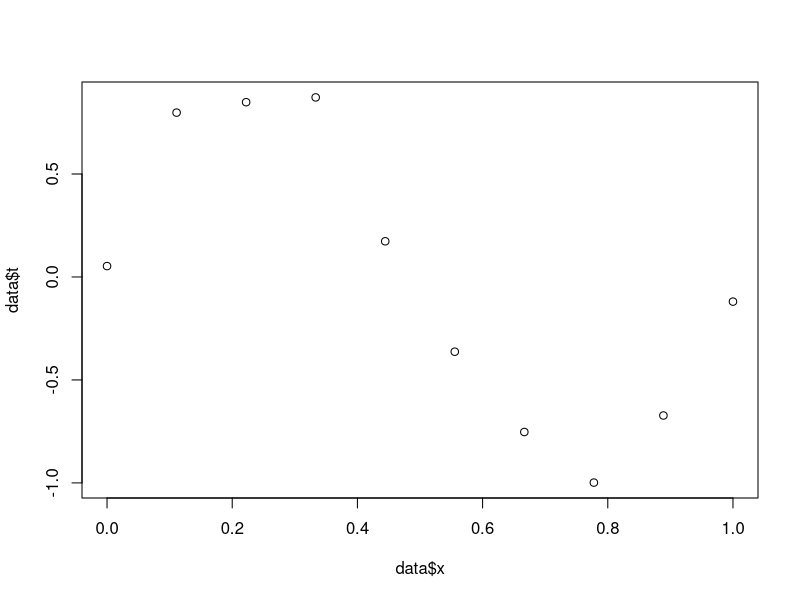
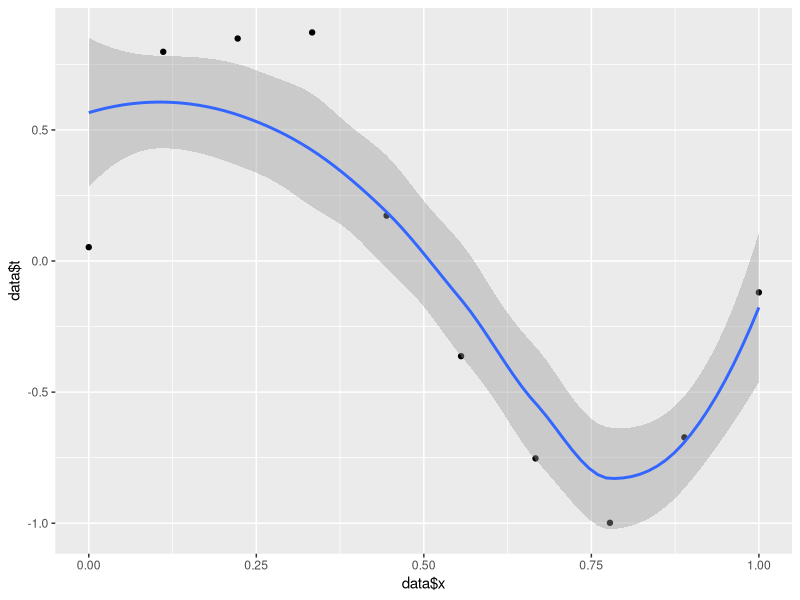
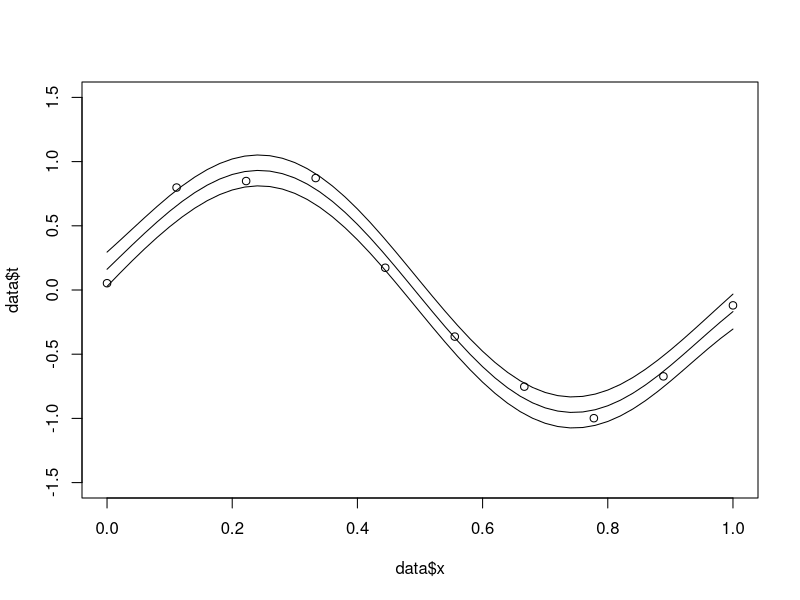
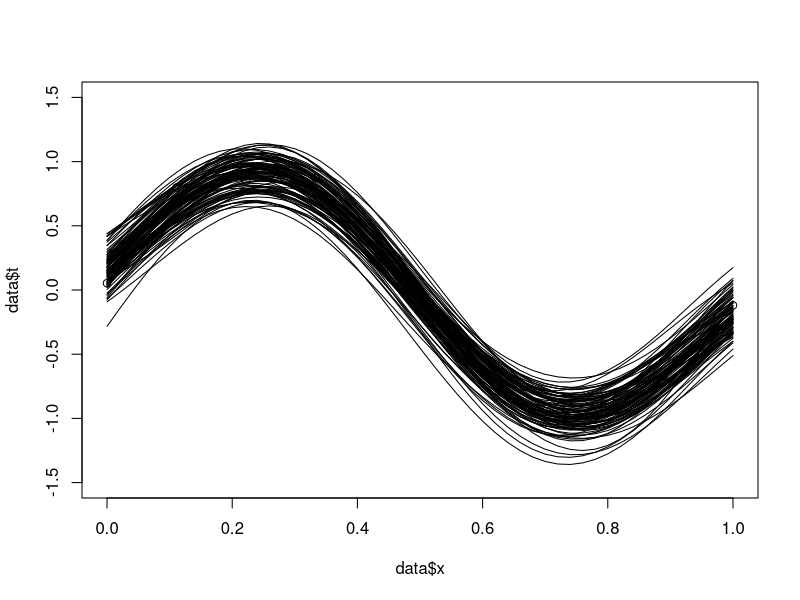
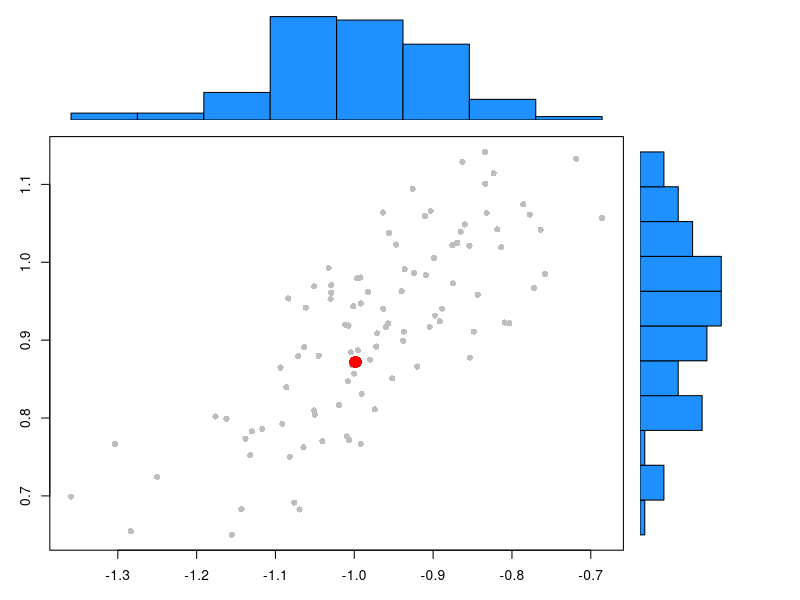

Recreate these plots in R, in order.
## ---- chunk 1
library(MASS)
data <- read.table("curve_data.txt")

plot(data$x, data$t)

phix <- function(x, M, option) {
  phi <- rep(0,M)
  if (option == "poly") {
    for (i in 0:(M)) {
      phi[i+1] <- x**i
    }
  }
  if (option == "Gauss") {
    phi[1] = 1
    for (i in 1:(M)) { 
      phi[i+1] <- exp(-((x-i/(M-1))**2)/0.1)
    }
    
  }
  phi
}


post.params <- function(data, M, option, delta, q) {
  # Q = D + qPhiTPhi
  # wbayes = Q-1(qPhiTt + Dmu)
  
  phi = phix(data$x[1],M, option)
  for (i in 2:length(data$x)) {
    phi_ <- phix(data$x[i], M, option)
    phi = rbind(phi, phi_)  
  }
  
  Q = diag(delta,M+1) + q*t(phi)%*%phi
  #lambda = delta/q
  w = solve(Q)%*%(q*t(phi)%*%data$t) 
  t <- phi%*%w
  return(list(Q,w,t))
}

answer <- post.params(data, 9, "poly", 2.0, (1/0.1)**2)

that <- answer[[3]]

library(ggplot2)

p <- ggplot(cbind(data,that), aes(x=data$x, y=data$t)) + geom_point()
p + stat_smooth(method = "loess", formula = that ~ x, size = 1)

dev.off()

x <- seq(0,1,1/1000)

precisionBayes <- function(x) {
  
  precision_w <- post.params(data, 9, "Gauss", 1, (1/0.1)**2)
  
  phi = phix(x[1],9, "Gauss")
  for (i in 2:length(x)) {
    phi_ <- phix(x[i], 9, "Gauss")
    phi = rbind(phi, phi_)  
  }
  
  Qbayes <- precision_w[[1]]
  
  mean = phi%*%precision_w[[2]]
  diagonal_matrix <- phi%*%solve(Qbayes)%*%t(phi)+1/((1/0.1)**2)
  var <- diag(diagonal_matrix)
  sd = sqrt(var)
  
  return(list(mean, sd, diagonal_matrix, phi))
  
}

mean <- precisionBayes(x)[[1]]
sd <- precisionBayes(x)[[2]]
diagonal_matrix <- precisionBayes(x)[[3]]
phi <- precisionBayes(x)[[4]]

upper_bound <- mean + sd
lower_bound <- mean - sd

bayes_data <- as.data.frame(cbind(mean, upper_bound, lower_bound, x)) 

#plot_bayes <- ggplot(bayes_data, aes(x = x, y = mean)) + geom_point()
#plot_bayes + stat_smooth(method = "loess", formula = mean ~ x, size = 1) + 
#  stat_smooth(method = "loess", formula = upper_bound ~ x, size = 1) + 
#  stat_smooth(method = "loess", formula = lower_bound ~ x, size = 1)

plot(data$x, data$t, ylim = range(-1.5:1.5))
lines(predict(splines::interpSpline(x,mean)))
lines(predict(splines::interpSpline(x,lower_bound)))
lines(predict(splines::interpSpline(x,upper_bound)))

dev.off()

draws <- mvrnorm(100, mu = mean, Sigma = diagonal_matrix)

plot(data$x, data$t, ylim = range(-1.5:1.5))
for (i in 1:nrow(draws)){
  lines(predict(splines::interpSpline(x, draws[i,])))
}
dev.off()
mins <- apply(draws, 1, min)
maxs <- apply(draws, 1, max)

observed_min <- min(data$t)
observed_max <- max(data$t)

scatterhist <- function(x, y, x1, y1, xlab="", ylab=""){
  zones=matrix(c(2,0,1,3), ncol=2, byrow=TRUE)
  layout(zones, widths=c(4/5,1/5), heights=c(1/5,4/5))
  xhist = hist(x, plot=FALSE)
  yhist = hist(y, plot=FALSE)
  top = max(c(xhist$counts, yhist$counts))
  par(mar=c(3,3,1,1))
  plot(x,y, col = 'gray', pch = 16)
  points(x1, y1, col = 'red', pch = 16, cex = 2)
  par(mar=c(0,3,1,1))
  barplot(xhist$counts, axes=FALSE, ylim=c(0, top), space=0, col = 'dodgerblue')
  par(mar=c(3,0,1,1))
  barplot(yhist$counts, axes=FALSE, xlim=c(0, top), space=0, horiz=TRUE, col = 'dodgerblue')
  par(oma=c(3,3,0,0))
  mtext(xlab, side=1, line=1, outer=TRUE, adj=0, 
    at=.8 * (mean(x) - min(x))/(max(x)-min(x)))
  mtext(ylab, side=2, line=1, outer=TRUE, adj=0, 
    at=(.8 * (mean(y) - min(y))/(max(y) - min(y))))
}

scatterhist(mins, maxs, observed_min, observed_max)
